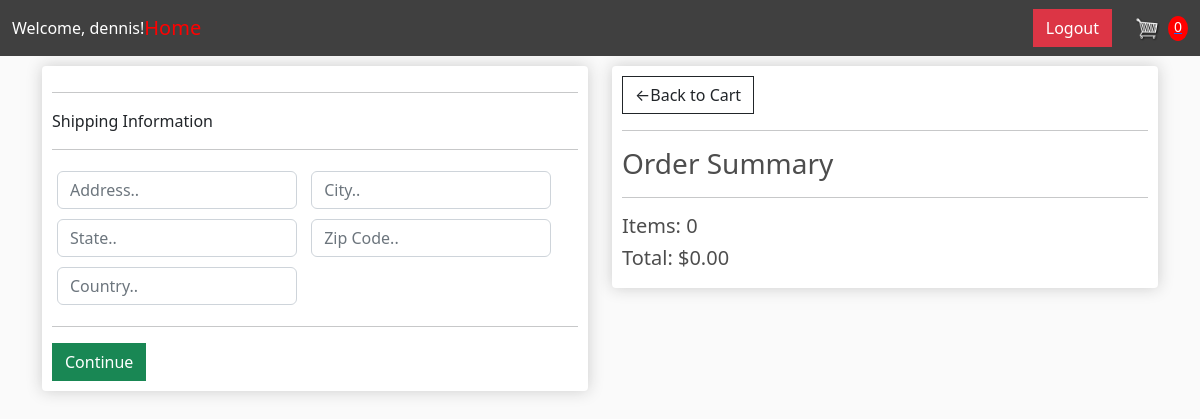
The page /checkout/ (signed in) on the database as committed earlier.
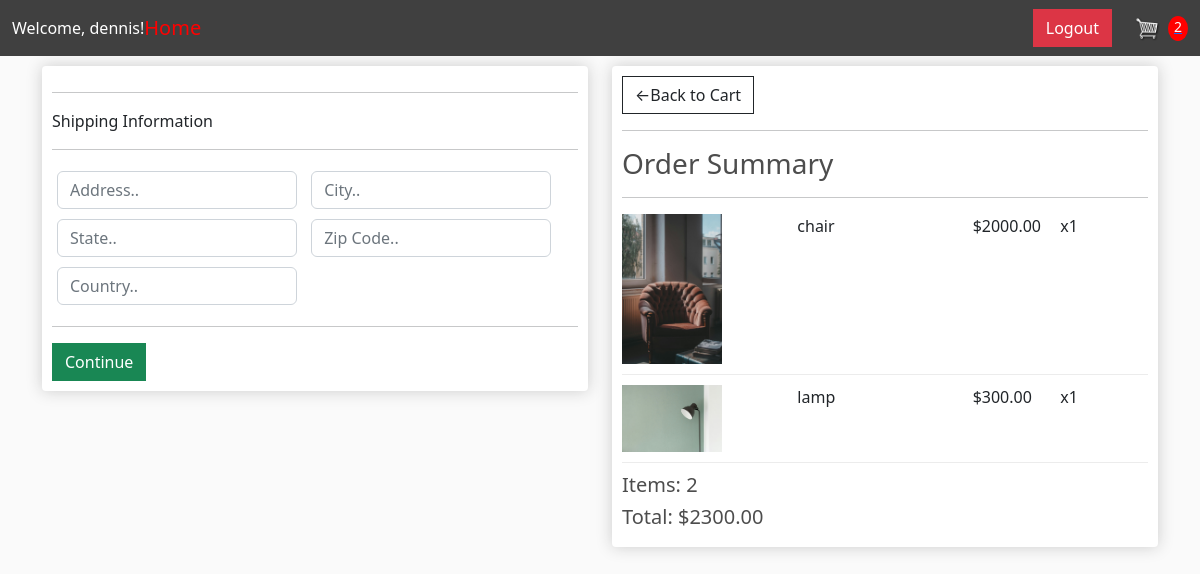
The same page on the database as committed later.
### store/models.py (models this page shows, shortened)
class Order(models.Model):
    customer = models.ForeignKey(Customer, on_delete=models.SET_NULL, null=True, blank=True)
    date_ordered = models.DateTimeField(auto_now_add= True)
    complete = models.BooleanField(default= False,null= True, blank= False)
    transaction_id = models.CharField(max_length=100, null= True)
    @property
    def shipping(self):
        shipping = False
        orderitems = self.orderitem_set.all()
        for i in orderitems:
            if i.product.digital == False:
                shipping = True
            return shipping
    @property
    def get_cart_total(self):
        orderitems = self.orderitem_set.all()
        total = sum([item.get_total for item in orderitems])
        return total
    @property
    def get_cart_items(self):
        orderitems = self.orderitem_set.all()
        total = sum([item.quantity for item in orderitems])
        return total

class OrderItem(models.Model):
    product = models.ForeignKey(Product, on_delete=models.SET_NULL, null=True, blank=True)
    order = models.ForeignKey(Order,on_delete=models.SET_NULL,null=True,blank=True)
    quantity = models.IntegerField(default=0, null=True, blank=True)
    date_added = models.DateTimeField(auto_now_add=True)
    @property
    def get_total(self):
        total = self.product.price * self.quantity
        return total

class Product(models.Model):
    name = models.CharField(max_length=200, null= True)
    price = models.FloatField()
    digital = models.BooleanField(default= False, null=True, blank= True)
    image = models.ImageField(null=True, blank=True)
    @property
    def imageURL(self):
        try:
            url = self.image.url
        except:
            url = ''
        return url

### store/views.py (the view)
# urls.py: path('checkout/', views.checkout, name="checkout"),
@login_required
def checkout(request):
    user = request.user
    if not hasattr(user, 'customer'):
        Customer.objects.create(user=user, name=user.username, email=user.email)
    if request.user.is_authenticated:
        customer = request.user.customer
        order, created = Order.objects.get_or_create(customer=customer, complete=False)
        items = order.orderitem_set.all()
        cartItems = order.get_cart_items
    else:
        items = []
        order = {'get_cart_total':0, 'get_cart_items':0, 'shipping': False}
        cartItems = order['get_cart_items']
    context = {'items':items, 'order':order, 'cartItems':cartItems, 'user_name': user.username}
    return render(request, 'checkout.html', context)

### templates/checkout.html (shortened to what this page needs)
{% extends 'main.html'%}
{% load static %}
{% block content%}
    <div class="row">
        <div class="col-lg-6">
            <div class="box-element" id="form-wrapper">
                <form action="" id="form">
                    <div id="shipping-info">
                        <hr>
                        <p>Shipping Information</p>
                        <hr>
                        <div class="form-field">
                            <input type="text" class="form-control" name="address" placeholder="Address.." required>
                        </div>
                        <div class="form-field">
                            <input type="text" class="form-control" name="city" placeholder="City.." required>
                        </div>
                        <div class="form-field">
                            <input type="text" class="form-control" name="state" placeholder="State.." required>
                        </div>
                        <div class="form-field">
                            <input type="text" class="form-control" name="zipcode" placeholder="Zip Code.." required>
                        </div>
                        <div class="form-field">
                            <input type="text" class="form-control" name="country" placeholder="Country.." required>
                        </div>
                    </div>
                    <hr>
                    <input type="submit" id="form-button" class="btn btn-success btn-block" value="Continue">
                </form>
            </div>
            <br>
        </div>
        <div class="col-lg-6">
            <div class="box-element">
                <a href="{% url 'cart'%}" class="btn btn-outline-dark">&#x2190;Back to Cart</a>
                <hr>
                <h3>Order Summary</h3>
                <hr>
                {% for item in items %}
                <div class="cart-row">
                    <div style="flex:2"><img class="row-image" src="{{item.product.imageURL}}" alt=""></div>
                    <div style="flex:2">{{item.product.name}}</div>
                    <div style="flex:1">${{item.product.price|floatformat:2}}</div>
                    <div style="flex:1">x{{item.quantity}}</div>
                </div>
                {% endfor %}
                <h5>Items: {{order.get_cart_items}}</h5>
                <h5>Total: ${{order.get_cart_total|floatformat:2}}<h5>
            </div>
        </div>
    </div>
{% endblock content %}

### templates/main.html (shortened to what this page needs)
<!DOCTYPE html>
{% load static %}
<head>
    <link href="https://cdn.jsdelivr.net/npm/bootstrap@5.2.0/dist/css/bootstrap.min.css" rel="stylesheet">
    <link rel="stylesheet" type=" text/css" href="{% static 'css/main.css'%}">
</head>
<body>
    <nav class="navbar navbar-expand-lg" style="background-color: #404040; color: white;">
        <div class="container-fluid">
            {% if request.user.is_authenticated %}
                      <div>
                          <h8 style="color: white;">Welcome, {{ request.user.username }}!</h8>
                      </div>
            {% endif %}
            <div class="collapse navbar-collapse" id="navbarSupportedContent">
                <ul class="navbar-nav me-auto mb-2 mb-lg-0">
                    <a class="navbar-brand" href="{% url 'store' %}" style="color: red;">Home</a>
                </ul>
                <div class="d-flex align-items-center">
                    {% if request.user.is_authenticated %}
                    <a href="{% url 'user_logout' %}" class="btn btn-danger me-2">Logout</a>
                    {% else %}
                    <a href="{% url 'login' %}" class="btn btn-warning me-2">Login</a>
                    {% endif %}
                    <a href="{% url 'cart' %}" class="d-flex align-items-center">
                        <img id="cart-icon" src="{% static 'images/cart.png' %}" alt="">
                        <p id="cart-total" class="mb-0 ms-2" style="color: white;">{{cartItems}}</p>
                    </a>
                </div>
            </div>
        </div>
    </nav>
    <div class="container">
        {% block content %}
        {% endblock content%}
    </div>
</body>
</html>

Rows that differ between the two databases and show on the page:
added OrderItem: product.imageURL (picture), product.name "chair", product.price "2000.00", quantity "1"
added OrderItem: product.imageURL (picture), product.name "lamp", product.price "300.00", quantity "1"
computed for Order: get_cart_items "0" → "2"; get_cart_total "0.00" → "2300.00"
Other text that changed with them:
{{ cartItems }}: "0" → "2"
